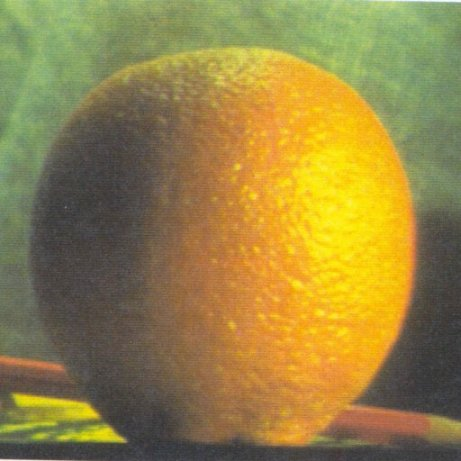
#> input picture doc/orange.jpg, 461 x 461 px
$ jupyter execute colorTransfer.ipynb
#> lines starting #> are read from the running program, lines starting #| are printed output that depends on the picture
[cell 1]
# import the necessary packages
import numpy as np
import cv2

def color_transfer(source, target):
    '''
    Transfers the color distribution from the source to the target
    image using the mean and standard deviations of the L*a*b*
    color space.

    This implementation is (loosely) based on to the "Color Transfer
    between Images" paper by Reinhard et al., 2001.

    Parameters:
    -------
    source: NumPy array
            OpenCV image in BGR color space (the source image)
    target: NumPy array
            OpenCV image in BGR color space (the target image)
    Returns:
    -------
    transfer: NumPy array
            OpenCV image (w, h, 3) NumPy array (uint8)
    '''

    # convert the images from the RGB to L*ab* color space, being
    # sure to utilizing the floating point data type (note: OpenCV
    # expects floats to be 32-bit, so use that instead of 64-bit)
    source = cv2.cvtColor(source, cv2.COLOR_BGR2LAB).astype("float32")
    target = cv2.cvtColor(target, cv2.COLOR_BGR2LAB).astype("float32")


    # compute color statistics for the source and target images
    (lMeanSrc, lStdSrc, aMeanSrc, aStdSrc, bMeanSrc, bStdSrc) = image_stats(source)
    (lMeanTar, lStdTar, aMeanTar, aStdTar, bMeanTar, bStdTar) = image_stats(target)


    # subtract the means from the target image
    (l, a, b) = cv2.split(target)
    l -= lMeanTar
    a -= aMeanTar
    b -= bMeanTar


    # scale by the standard deviations
    l = (lStdTar / lStdSrc) * l
    a = (aStdTar / aStdSrc) * a
    b = (bStdTar / bStdSrc) * b


    # add in the source mean
    l += lMeanSrc
    a += aMeanSrc
    b += bMeanSrc

    # clip the pixel intensities to [0, 255] if they fall outside
    # this range
    l = np.clip(l, 0, 255)
    a = np.clip(a, 0, 255)
    b = np.clip(b, 0, 255)

    # merge the channels together and convert back to the RGB color
    # space, being sure to utilize the 8-bit unsigned integer data
    # type
    transfer = cv2.merge([l, a, b])
    transfer = cv2.cvtColor(transfer.astype("uint8"), cv2.COLOR_LAB2BGR)

    # return the color transferred image
    return transfer

def image_stats(image):
    """
    Parameters:
    -------
    image: NumPy array
    OpenCV image in L*a*b* color space

    Returns:
    -------
    Tuple of mean and standard deviations for the L*, a*, and b*
    channels, respectively
    """
    # compute the mean and standard deviation of each channel
    (l, a, b) = cv2.split(image)
    (lMean, lStd) = (l.mean(), l.std())
    (aMean, aStd) = (a.mean(), a.std())
    (bMean, bStd) = (b.mean(), b.std())

    # return the color statistics
    return (lMean, lStd, aMean, aStd, bMean, bStd)


def show_image(title, image, width = 300):
    r = width / float(image.shape[1])
    dim = (width, int(image.shape[0]*r))
    resized = cv2.resize(image, dim, interpolation = cv2.INTER_AREA)
    cv2.imshow(title, resized)

if __name__ == '__main__':
    source = cv2.imread("orange.jpg",cv2.IMREAD_COLOR) #cv2.IMREAD_GRAYSCALE)
#> source is the input picture: shape (461, 461, 3); mean B, G, R 69.2, 131.8, 150.2
    target = cv2.imread("apple.jpg",cv2.IMREAD_COLOR)
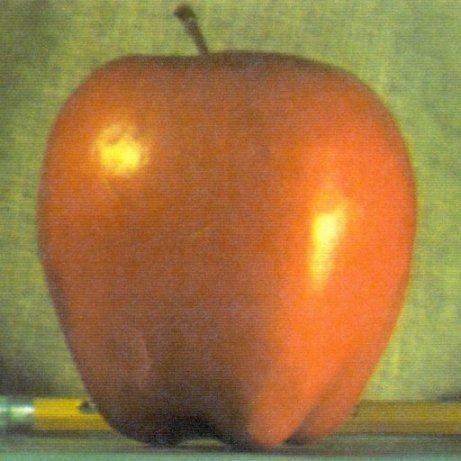
#> input picture doc/apple.jpg, 461 x 461 px
#> target is the input picture: shape (461, 461, 3); mean B, G, R 64.8, 119.6, 159

    res = color_transfer(source, target)
#> in color_transfer, `source = cv2.cvtColor(source, cv2.COLOR_BGR2LAB).astype("float32")`:
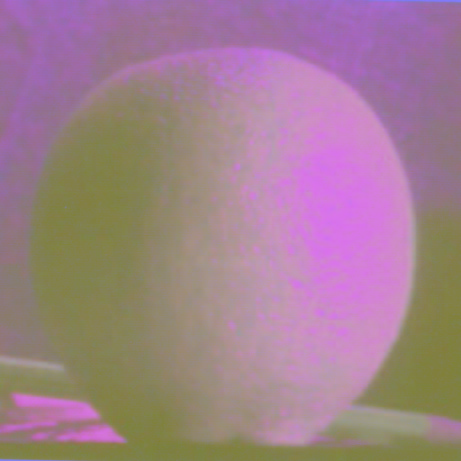
#> source: shape (461, 461, 3) float32; mean of channels 0, 1, 2 141.2, 128.1, 160.8; drawn as B, G, R
#> in color_transfer, `target = cv2.cvtColor(target, cv2.COLOR_BGR2LAB).astype("float32")`:
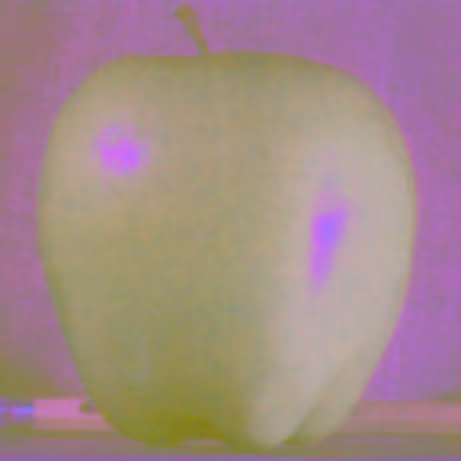
#> target: shape (461, 461, 3) float32; mean of channels 0, 1, 2 136.6, 137.4, 164; drawn as B, G, R
#> in image_stats, `(l, a, b) = cv2.split(image)`:
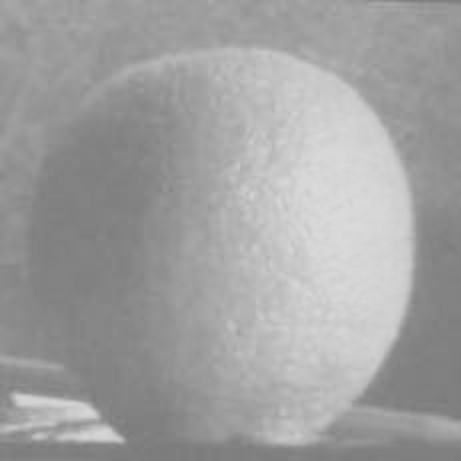
#> b: shape (461, 461) float32; min 122, max 218, mean 160.8
#> in image_stats, `(lMean, lStd) = (l.mean(), l.std())`: lMean = 141.2; lStd = 46.51
#> in image_stats, `(aMean, aStd) = (a.mean(), a.std())`: aMean = 128.2; aStd = 13.16
#> in image_stats, `(bMean, bStd) = (b.mean(), b.std())`: bMean = 160.8; bStd = 26.77
#> in color_transfer, `(lMeanSrc, lStdSrc, aMeanSrc, aStdSrc, bMeanSrc, bStdSrc) = image_stat..`: lMeanSrc = 141.2; lStdSrc = 46.51; aMeanSrc = 128.2; aStdSrc = 13.16; bMeanSrc = 160.8; bStdSrc = 26.77
#> in image_stats (call 2), `(l, a, b) = cv2.split(image)`:
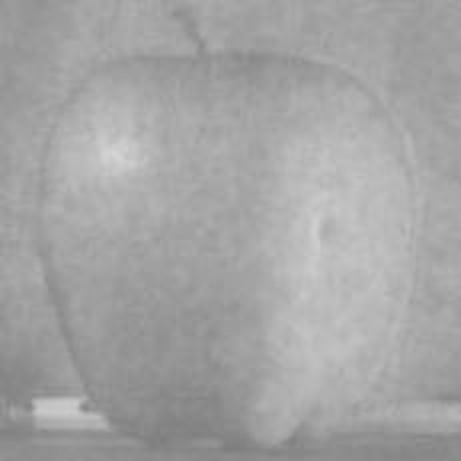
#> b: shape (461, 461) float32; min 125, max 212, mean 164
#> in image_stats (call 2), `(lMean, lStd) = (l.mean(), l.std())`: lMean = 136.6; lStd = 31.61
#> in image_stats (call 2), `(aMean, aStd) = (a.mean(), a.std())`: aMean = 137.4; aStd = 20.36
#> in image_stats (call 2), `(bMean, bStd) = (b.mean(), b.std())`: bMean = 164; bStd = 14.17
#> in color_transfer, `(lMeanTar, lStdTar, aMeanTar, aStdTar, bMeanTar, bStdTar) = image_stat..`: lMeanTar = 136.6; lStdTar = 31.61; aMeanTar = 137.4; aStdTar = 20.36; bMeanTar = 164; bStdTar = 14.17
#> in color_transfer, `a -= aMeanTar`:
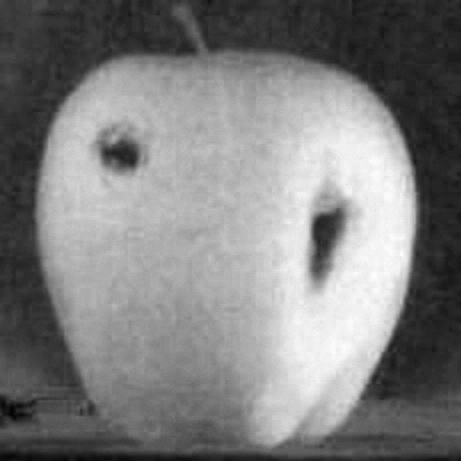
#> a: shape (461, 461) float32; min -37.36, max 37.64, mean 0; drawn with min black and max white
#> in color_transfer, `b -= bMeanTar`:
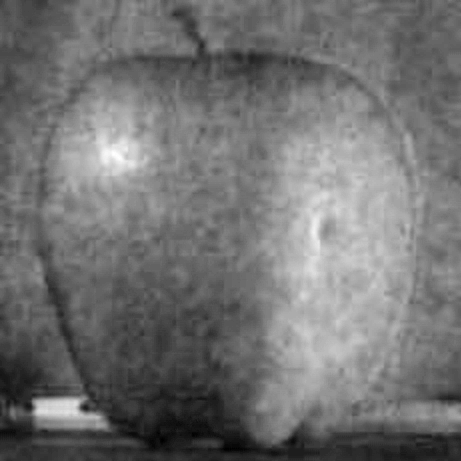
#> b: shape (461, 461) float32; min -38.98, max 48.02, mean 0; drawn with min black and max white
#> in color_transfer, `l += lMeanSrc`:
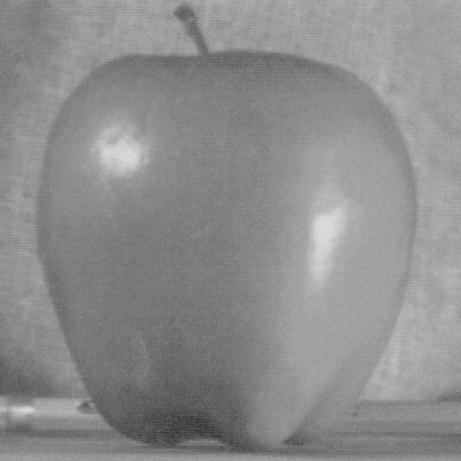
#> l: shape (461, 461) float32; min 52.5, max 218.3, mean 141.2
#> in color_transfer, `a += aMeanSrc`:
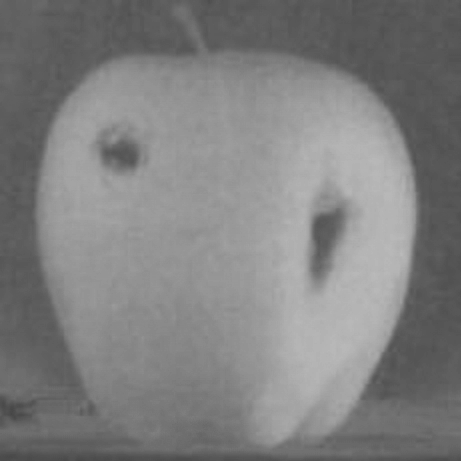
#> a: shape (461, 461) float32; min 70.38, max 186.4, mean 128.2
#> in color_transfer, `transfer = cv2.cvtColor(transfer.astype("uint8"), cv2.COLOR_LAB2BGR)`:
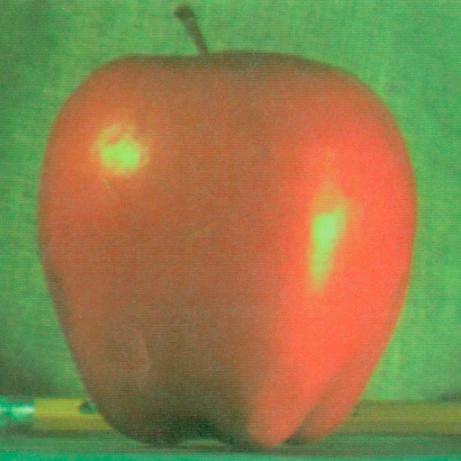
#> transfer: shape (461, 461, 3); mean B, G, R 75.8, 127.6, 142.5
    show_image('res', res)
    cv2.waitKey(0)

    cv2.destroyAllWindows()
